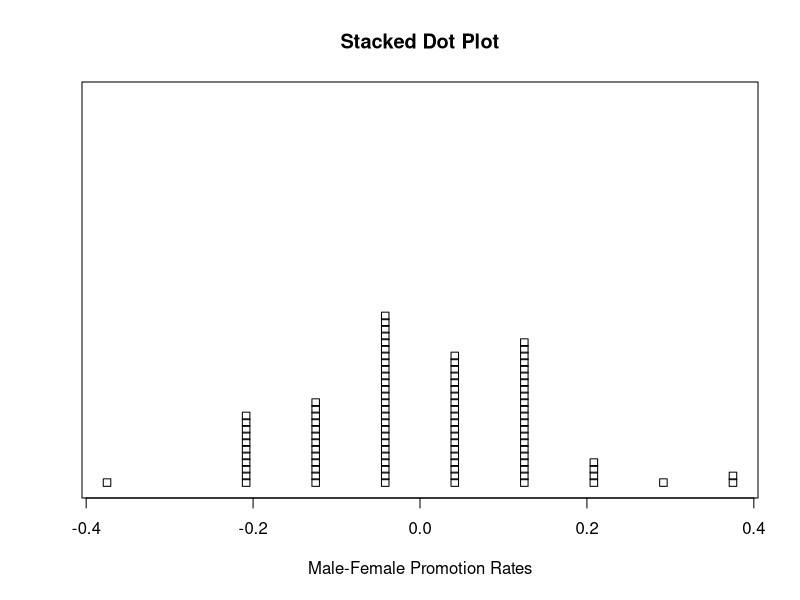

The R script that drew this image:
## ---- chunk 1
# this imports the ggplot2 library, which will be used for the visualization
library(ggplot2)
## ---- chunk 2
# this sets a seed for the randomizations to be replicable
# and we also set the number of times the test will be done
# in this case, 100 times
set.seed(10)
test_length <- 100

males <- 24
females <- 24
total <- males + females

promoted <- 35
not_promoted <- 13

obs_diff <- 21/males - 14/females

# this is the difference in promotion rate between men and women
print(obs_diff)
## ---- chunk 3
# the diffs vector will contain all the rates reached in each loop of the experiment
diffs <- numeric(test_length)

for (i in 1:test_length){
  # assign a vector with 35 1's to represent the promotions
  # and 13 0's to represent the not-promotions
  promos <- c(rep(1, promoted), rep(0, not_promoted))
  # then shuffle the values
  shuffle <- sample(promos)
  
  male_group <- shuffle[1:24]
  female_group <- shuffle[25:total]
  
  # as the promotions are represented with 1s and the not-promotions represented with 0s - when we do the mean we get the rate of promotion
  male_rate <- mean(male_group)
  female_rate <- mean(female_group)
  
  # and then store that difference in promotion in the diffs vector
  diffs[i] <- male_rate - female_rate
  
  # here we can also see which rates are greater than or equal to the observed difference - which are 3 different occasions out of the 100 tests
  if (diffs[i] >= obs_diff){
   cat(diffs[i], "\n") 
  }
}
## ---- chunk 4
draw_plot <- function(data){
  stripchart(data, method="stack", at=0,
             col="black",
             main="Stacked Dot Plot",
             xlab="Male-Female Promotion Rates")
}
## ---- chunk 5
draw_plot(diffs)
## ---- chunk 6
p_value <- round(mean(diffs >= obs_diff), digits=3)
cat("p-value:", p_value)
if (p_value <= 0.05){
  cat("Null Hypothesis Not Favored (<= 0.05) due to low p-value:", p_value, "\n")
}else{
  cat("Null Hypothesis Favored (> 0.05), due to high p-value:", p_value, "\n")
}
